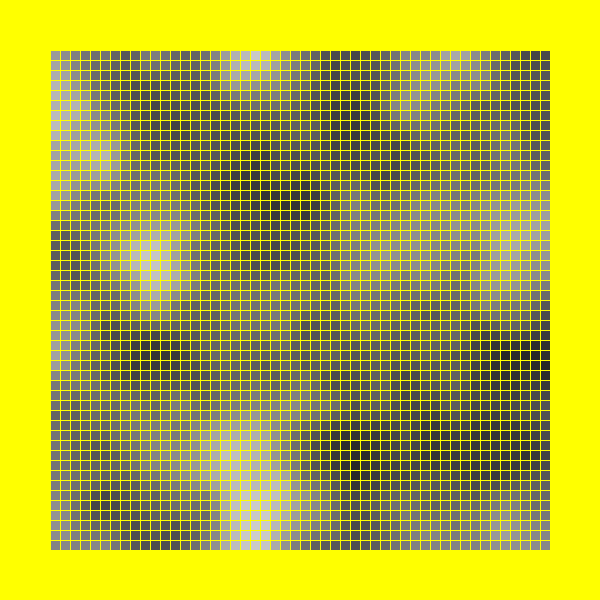
Frame 1 (no input)
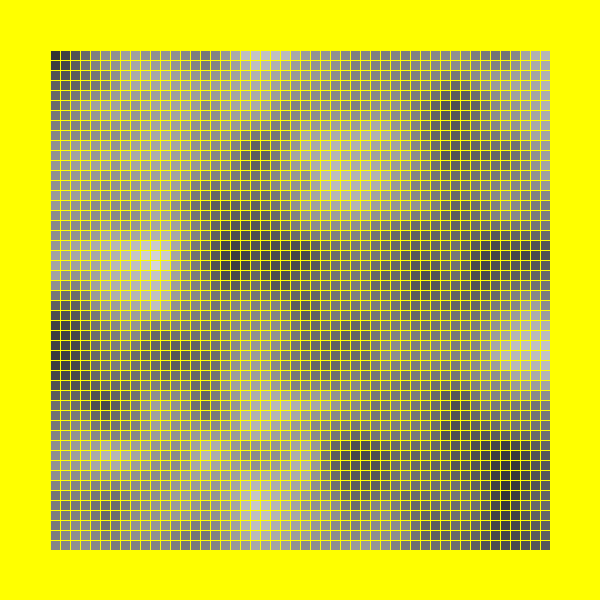
Frame 60 (the mouse pressed at the canvas centre just before this capture)
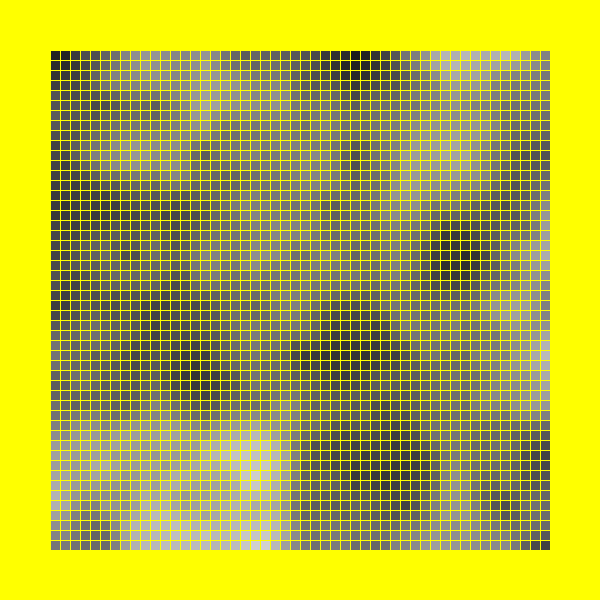
Frame 120 (the mouse held since frame 60 and released just before this capture)

The Processing sketch that drew these frames (run headless with seeded random() and noise(); from frame 60 on, the mouse is pressed at the canvas centre):

// Processing sketch: Exe_10_VisualMatrix_3DNoise
// ── Exe_10_VisualMatrix_3DNoise.pde
float[][] grayValues;

void setup() {
  size(600, 600);
  background(255, 255, 0);
  grayValues = new float[50][50];  
}

void draw() {
  int side = 10;
  for (int i=0; i<grayValues.length; i++) {
    for (int j=0; j<grayValues[i].length; j++) {
      grayValues[i][j] = noise(i*0.1,j*0.1,frameCount*0.05)*255;
      strokeWeight(1);
      stroke(255, 255, 0);
      fill(grayValues[i][j]);
      rect(50+i*side, 50+j*side, side, side);
    }
  }
}
